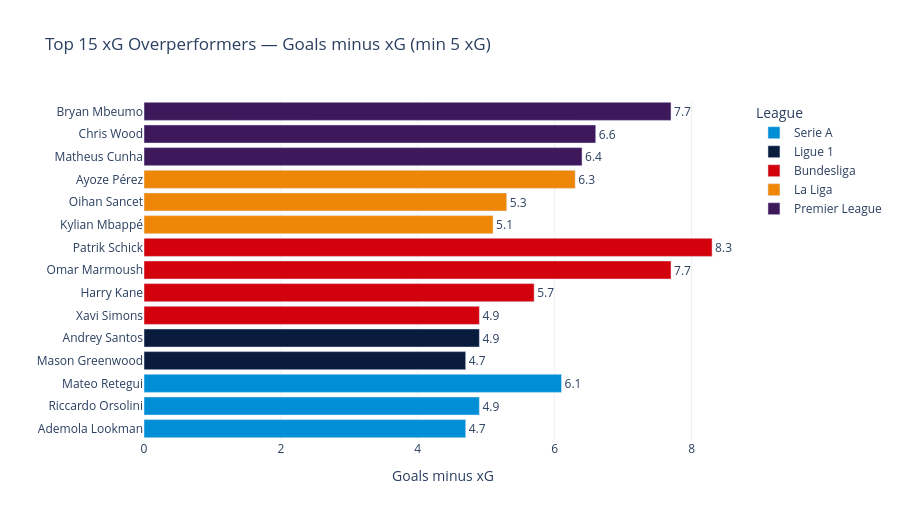

The cell this chart's notebook holds for it:
### Code cell
# 4.2 Top 15 xG Overperformers (min 5 xG)
overperformers = xg_df[xg_df['xg'] >= 5].nlargest(15, 'goals_vs_xg').sort_values('goals_vs_xg', ascending=True)

fig = px.bar(overperformers, x='goals_vs_xg', y='player_name', orientation='h',
             color='league', color_discrete_map=LEAGUE_COLORS,
             hover_data=['club', 'league', 'goals', 'xg', 'goals_vs_xg'],
             title='Top 15 xG Overperformers — Goals minus xG (min 5 xG)',
             labels={'goals_vs_xg': 'Goals minus xG', 'player_name': ''}, text='goals_vs_xg')
fig.update_traces(textposition='outside', texttemplate='%{text:.1f}')
fig.update_layout(height=520, plot_bgcolor='white',
                  xaxis=dict(showgrid=True, gridcolor='#f0f0f0'),
                  yaxis=dict(showgrid=False), legend_title='League')
fig.show()

### Figure 1 — Plotly figure (JSON) as saved in the notebook; plotly's stock layout.template omitted (floating-point values rounded to 4 significant figures)
{"data": [{"customdata": [["Atalanta", "Serie A", 15, 10.3], ["Bologna", "Serie A", 15, 10.1], ["Atalanta", "Serie A", 25, 18.9]], "hovertemplate": "league=%{customdata[1]}<br>Goals minus xG=%{text}<br>=%{y}<br>club=%{customdata[0]}<br>goals=%{customdata[2]}<br>xg=%{customdata[3]}<extra></extra>", "legendgroup": "Serie A", "marker": {"color": "#008fd7", "pattern": {"shape": ""}}, "name": "Serie A", "orientation": "h", "showlegend": true, "text": [4.7, 4.9, 6.1], "textposition": "outside", "texttemplate": "%{text:.1f}", "type": "bar", "x": [4.7, 4.9, 6.1], "xaxis": "x", "y": ["Ademola Lookman", "Riccardo Orsolini", "Mateo Retegui"], "yaxis": "y"}, {"customdata": [["Marseille", "Ligue 1", 21, 16.3], ["Strasbourg", "Ligue 1", 10, 5.1]], "hovertemplate": "league=%{customdata[1]}<br>Goals minus xG=%{text}<br>=%{y}<br>club=%{customdata[0]}<br>goals=%{customdata[2]}<br>xg=%{customdata[3]}<extra></extra>", "legendgroup": "Ligue 1", "marker": {"color": "#091c3e", "pattern": {"shape": ""}}, "name": "Ligue 1", "orientation": "h", "showlegend": true, "text": [4.7, 4.9], "textposition": "outside", "texttemplate": "%{text:.1f}", "type": "bar", "x": [4.7, 4.9], "xaxis": "x", "y": ["Mason Greenwood", "Andrey Santos"], "yaxis": "y"}, {"customdata": [["RB Leipzig", "Bundesliga", 10, 5.1], ["Bayern Munich", "Bundesliga", 26, 20.3], ["Eint Frankfurt", "Bundesliga", 22, 14.3], ["Leverkusen", "Bundesliga", 21, 12.7]], "hovertemplate": "league=%{customdata[1]}<br>Goals minus xG=%{text}<br>=%{y}<br>club=%{customdata[0]}<br>goals=%{customdata[2]}<br>xg=%{customdata[3]}<extra></extra>", "legendgroup": "Bundesliga", "marker": {"color": "#d3010c", "pattern": {"shape": ""}}, "name": "Bundesliga", "orientation": "h", "showlegend": true, "text": [4.9, 5.7, 7.7, 8.3], "textposition": "outside", "texttemplate": "%{text:.1f}", "type": "bar", "x": [4.9, 5.7, 7.7, 8.3], "xaxis": "x", "y": ["Xavi Simons", "Harry Kane", "Omar Marmoush", "Patrik Schick"], "yaxis": "y"}, {"customdata": [["Real Madrid", "La Liga", 31, 25.9], ["Athletic Club", "La Liga", 15, 9.7], ["Villarreal", "La Liga", 19, 12.7]], "hovertemplate": "league=%{customdata[1]}<br>Goals minus xG=%{text}<br>=%{y}<br>club=%{customdata[0]}<br>goals=%{customdata[2]}<br>xg=%{customdata[3]}<extra></extra>", "legendgroup": "La Liga", "marker": {"color": "#ee8707", "pattern": {"shape": ""}}, "name": "La Liga", "orientation": "h", "showlegend": true, "text": [5.1, 5.3, 6.3], "textposition": "outside", "texttemplate": "%{text:.1f}", "type": "bar", "x": [5.1, 5.3, 6.3], "xaxis": "x", "y": ["Kylian Mbappé", "Oihan Sancet", "Ayoze Pérez"], "yaxis": "y"}, {"customdata": [["Wolves", "Premier League", 15, 8.6], ["Nott'ham Forest", "Premier League", 20, 13.4], ["Brentford", "Premier League", 20, 12.3]], "hovertemplate": "league=%{customdata[1]}<br>Goals minus xG=%{text}<br>=%{y}<br>club=%{customdata[0]}<br>goals=%{customdata[2]}<br>xg=%{customdata[3]}<extra></extra>", "legendgroup": "Premier League", "marker": {"color": "#3d195b", "pattern": {"shape": ""}}, "name": "Premier League", "orientation": "h", "showlegend": true, "text": [6.4, 6.6, 7.7], "textposition": "outside", "texttemplate": "%{text:.1f}", "type": "bar", "x": [6.4, 6.6, 7.7], "xaxis": "x", "y": ["Matheus Cunha", "Chris Wood", "Bryan Mbeumo"], "yaxis": "y"}], "layout": {"barmode": "relative", "height": 520, "legend": {"title": {"text": "League"}, "tracegroupgap": 0}, "plot_bgcolor": "white", "title": {"text": "Top 15 xG Overperformers — Goals minus xG (min 5 xG)"}, "xaxis": {"anchor": "y", "domain": [0, 1], "gridcolor": "#f0f0f0", "showgrid": true, "title": {"text": "Goals minus xG"}}, "yaxis": {"anchor": "x", "domain": [0, 1], "showgrid": false, "title": {"text": ""}}}}
